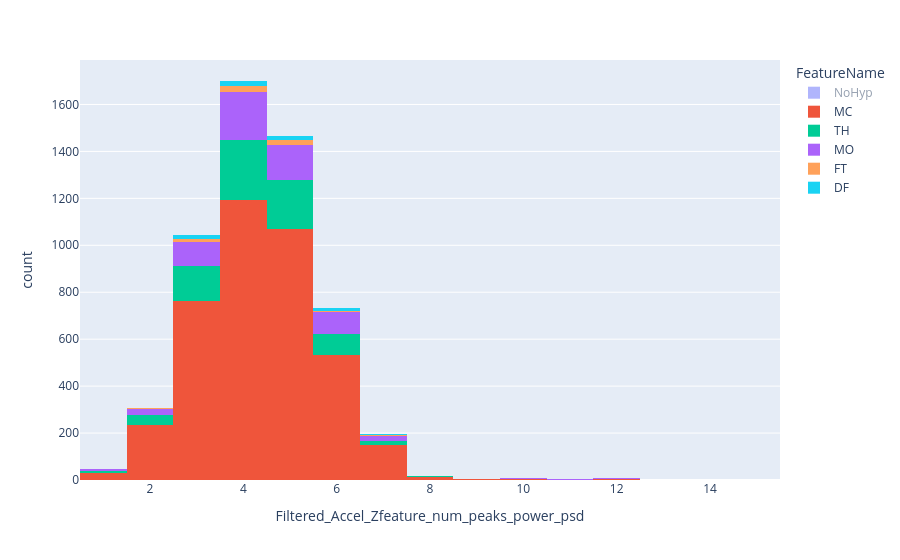

This figure's notebook cell:
### Code cell
df = px.data.tips()
fig = px.histogram(df_activity_windowed_psd_all_act, x="Filtered_Accel_Zfeature_num_peaks_power_psd", color="FeatureName")
fig.show()

### Figure 1 — Plotly figure (JSON) as saved in the notebook; plotly's stock layout.template omitted (floating-point values rounded to 4 significant figures; data arrays with more than 128 entries replaced by an {"elided": "..."} marker saying what was removed)
{"data": [{"alignmentgroup": "True", "bingroup": "x", "hovertemplate": "FeatureName=NoHyp<br>Filtered_Accel_Zfeature_num_peaks_power_psd=%{x}<br>count=%{y}<extra></extra>", "legendgroup": "NoHyp", "marker": {"color": "#636efa", "pattern": {"shape": ""}}, "name": "NoHyp", "offsetgroup": "NoHyp", "orientation": "v", "showlegend": true, "type": "histogram", "visible": "legendonly", "x": {"elided": "29980 int values"}, "xaxis": "x", "yaxis": "y"}, {"alignmentgroup": "True", "bingroup": "x", "hovertemplate": "FeatureName=MC<br>Filtered_Accel_Zfeature_num_peaks_power_psd=%{x}<br>count=%{y}<extra></extra>", "legendgroup": "MC", "marker": {"color": "#EF553B", "pattern": {"shape": ""}}, "name": "MC", "offsetgroup": "MC", "orientation": "v", "showlegend": true, "type": "histogram", "x": {"elided": "4002 int values"}, "xaxis": "x", "yaxis": "y"}, {"alignmentgroup": "True", "bingroup": "x", "hovertemplate": "FeatureName=TH<br>Filtered_Accel_Zfeature_num_peaks_power_psd=%{x}<br>count=%{y}<extra></extra>", "legendgroup": "TH", "marker": {"color": "#00cc96", "pattern": {"shape": ""}}, "name": "TH", "offsetgroup": "TH", "orientation": "v", "showlegend": true, "type": "histogram", "x": {"elided": "768 int values"}, "xaxis": "x", "yaxis": "y"}, {"alignmentgroup": "True", "bingroup": "x", "hovertemplate": "FeatureName=MO<br>Filtered_Accel_Zfeature_num_peaks_power_psd=%{x}<br>count=%{y}<extra></extra>", "legendgroup": "MO", "marker": {"color": "#ab63fa", "pattern": {"shape": ""}}, "name": "MO", "offsetgroup": "MO", "orientation": "v", "showlegend": true, "type": "histogram", "x": {"elided": "624 int values"}, "xaxis": "x", "yaxis": "y"}, {"alignmentgroup": "True", "bingroup": "x", "hovertemplate": "FeatureName=FT<br>Filtered_Accel_Zfeature_num_peaks_power_psd=%{x}<br>count=%{y}<extra></extra>", "legendgroup": "FT", "marker": {"color": "#FFA15A", "pattern": {"shape": ""}}, "name": "FT", "offsetgroup": "FT", "orientation": "v", "showlegend": true, "type": "histogram", "x": [7, 4, 6, 4, 5, 5, 5, 3, 5, 4, 5, 7, 4, 4, 4, 1, 4, 5, 4, 4, 4, 3, 1, 3, 5, 6, 6, 5, 4, 6, 3, 4, 2, 4, 5, 4, 3, 5, 5, 3, 3, 5, 3, 2, 3, 3, 3, 5, 6, 4, 4, 5, 5, 3, 4, 4, 5, 3, 4, 5, 7, 7, 4, 5, 5, 4, 3, 4, 5, 4, 5, 4, 4], "xaxis": "x", "yaxis": "y"}, {"alignmentgroup": "True", "bingroup": "x", "hovertemplate": "FeatureName=DF<br>Filtered_Accel_Zfeature_num_peaks_power_psd=%{x}<br>count=%{y}<extra></extra>", "legendgroup": "DF", "marker": {"color": "#19d3f3", "pattern": {"shape": ""}}, "name": "DF", "offsetgroup": "DF", "orientation": "v", "showlegend": true, "type": "histogram", "x": [6, 4, 5, 3, 4, 6, 6, 3, 4, 3, 3, 4, 4, 3, 5, 4, 3, 6, 5, 3, 3, 5, 1, 1, 5, 4, 5, 5, 6, 3, 5, 3, 5, 3, 4, 6, 6, 4, 3, 3, 4, 3, 7, 6, 4, 6, 3, 5, 5, 6, 2, 5, 4, 5, 4, 5, 4, 5, 6, 4, 4, 3, 5, 3, 6, 6, 4, 4, 5, 7, 4, 3, 4, 3, 6, 2], "xaxis": "x", "yaxis": "y"}], "layout": {"autosize": true, "barmode": "relative", "legend": {"title": {"text": "FeatureName"}, "tracegroupgap": 0}, "margin": {"t": 60}, "xaxis": {"anchor": "y", "autorange": true, "domain": [0, 1], "range": [0.5, 15.5], "showspikes": false, "title": {"text": "Filtered_Accel_Zfeature_num_peaks_power_psd"}, "type": "linear"}, "yaxis": {"anchor": "x", "autorange": true, "domain": [0, 1], "range": [0, 1789.0], "showspikes": false, "title": {"text": "count"}}}}
